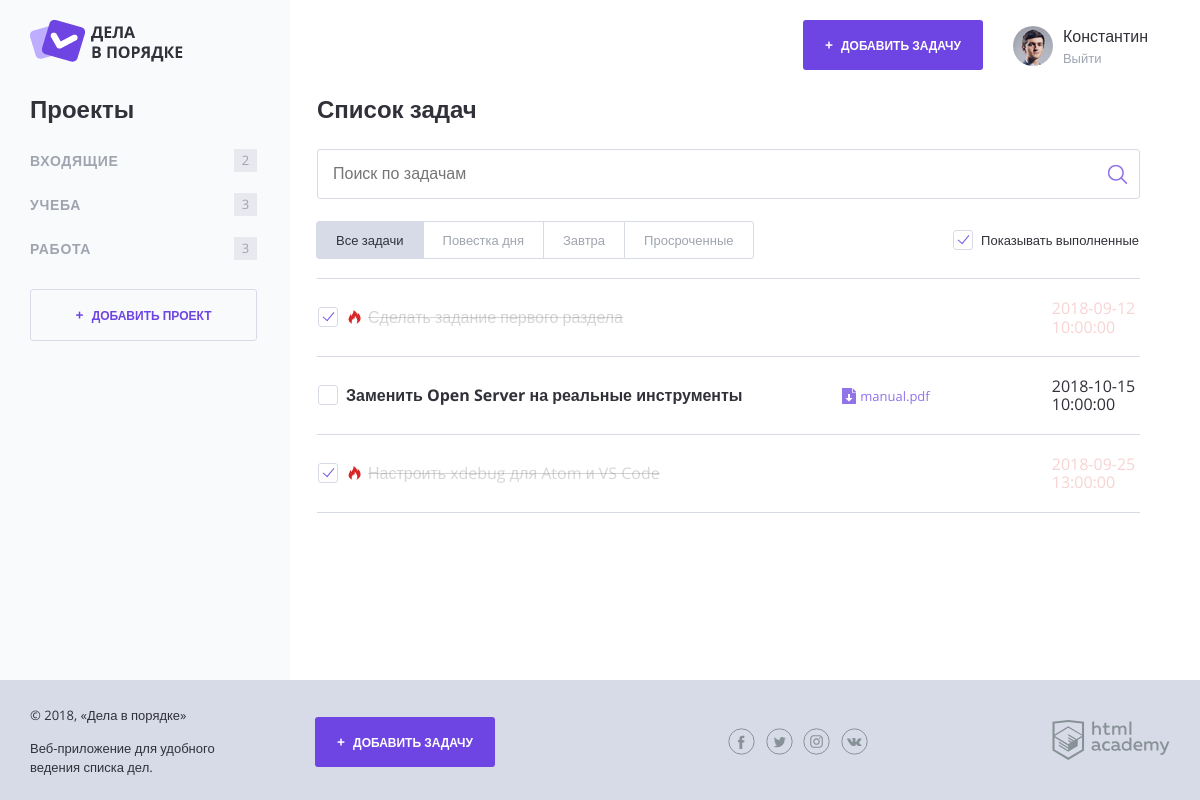
/index.php?category_id=2, run on the app's committed database.
### tables this page shows
CREATE TABLE categories (
  id          INT         AUTO_INCREMENT,
  name        CHAR(255)   NOT NULL,
  creator_id  INT         NOT NULL,

  PRIMARY KEY (id),
  INDEX (creator_id)
);

CREATE TABLE tasks (
  id                   INT          AUTO_INCREMENT,
  name                 CHAR(255)    NOT NULL,
  category_id          INT          NOT NULL,
  creation             DATETIME     NOT NULL DEFAULT CURRENT_TIMESTAMP,
  deadline             DATETIME     DEFAULT NULL,
  attachment_name      CHAR(255)    DEFAULT NULL,
  attachment_filename  CHAR(255)    DEFAULT NULL,
  is_complete          TINYINT(1)   NOT NULL DEFAULT 0,  

  PRIMARY KEY (id),
  INDEX (category_id),
  INDEX (deadline)
);

### utils.php (called while the page is built, shortened)
<?php
  function fillView($viewFilename, $data = []) {
    $viewPath = VIEWS_DIRECTORY_PATH.$viewFilename;
    $view = '';
    if (is_readable($viewPath)) {
      extract($data);
      require_once($viewPath);
      $view = ob_get_clean();
    }
    return $view;
  }
  function shouldHighlightTask($deadline) {
    $deadlineTime = strtotime($deadline);
    $currentTime = time();
    $timeReserveInHours = floor(($deadlineTime - $currentTime) / SECONDS_IN_HOUR);
    return $timeReserveInHours <= TWENTY_FOUR_HOURS;
  }

### database-connection-helper.php (called while the page is built, shortened)
<?php
  function getDatabaseData($databaseConnection, $requestString) {
    $receivedData = $databaseConnection->query($requestString);
    $adaptedData = $receivedData->fetch_all(MYSQLI_ASSOC);
    $adaptedData = convertArrayStringsToNumbers($adaptedData);
    return $adaptedData;
  }
  function convertArrayStringsToNumbers($data) {
    return array_map(function($item) {
      if (is_array($item)) {
        return convertArrayStringsToNumbers($item);
      }
      if (is_numeric($item)) {
        return is_integer($item + 0) ? (integer) $item : (float) $item;
      }
      return $item;
    }, $data);
  }

### templates/content-index.php (the view, shortened to what this page needs)
<main class="content__main">
  <h2 class="content__main-heading">Список задач</h2>
  <form class="search-form" action="index.php" method="post">
    <input class="search-form__input" type="text" name="" placeholder="Поиск по задачам" value="">
    <input class="search-form__submit" type="submit" name="" value="Искать">
  </form>
  <div class="tasks-controls">
    <nav class="tasks-switch">
      <a class="tasks-switch__item tasks-switch__item--active" href="/">Все задачи</a>
      <a class="tasks-switch__item" href="/">Повестка дня</a>
      <a class="tasks-switch__item" href="/">Завтра</a>
      <a class="tasks-switch__item" href="/">Просроченные</a>
    </nav>
    <label class="checkbox">
      <span class="checkbox__text">Показывать выполненные</span>
    </label>
  </div>
  <table class="tasks">
    <?php
      foreach ($tasks as $taskData):
        if (($selectedCategoryID === null || $taskData['category_id'] === $selectedCategoryID) &&
            (!$taskData['is_complete'] || $shouldShowCompletedTasks)):
    ?>
          <tr class="tasks__item task
                    <?= shouldHighlightTask($taskData['deadline']) ? 'task--important' : ''; ?>
                    <?= $taskData['is_complete'] ? 'task--completed' : ''; ?>">
            <td class="task__select">
              <label class="checkbox task__checkbox">
                <span class="checkbox__text"><?= strip_tags($taskData['name']); ?></span>
              </label>
            </td>
            <td class="task__file">
              <?php if (isset($taskData['attachment_name'])): ?>
                <a class="download-link" href="attachments/<?= $taskData['attachment_filename']; ?>">
                  <?= $taskData['attachment_name']; ?>
                </a>
              <?php endif; ?>
            </td>
            <td class="task__date"><?= $taskData['deadline']; ?></td>
          </tr>
    <?php
        endif;
      endforeach;
    ?>
  </table>
</main>

### templates/sidebar-categories.php
<section class="content__side">
  <h2 class="content__side-heading">Проекты</h2>
  <nav class="main-navigation">
    <ul class="main-navigation__list">
      <?php foreach ($categories as $categoryData): ?>
        <li class="main-navigation__list-item">
          <a class="main-navigation__list-item-link" href="index.php?category_id=<?= $categoryData['id']; ?>">
            <?= strip_tags($categoryData['name']); ?>
          </a>
          <span class="main-navigation__list-item-count">
            <?= $categoryData['tasks_included']; ?>
          </span>
        </li>
      <?php endforeach; ?>
    </ul>
  </nav>
  <a class="button button--transparent button--plus content__side-button"
      href="pages/form-project.html" target="project_add">
    Добавить проект
  </a>
</section>

### data on the page
categories: name "ВХОДЯЩИЕ", tasks_included "2"
categories: name "УЧЕБА", tasks_included "3"
categories: name "РАБОТА", tasks_included "3"
tasks: name "Сделать задание первого раздела", deadline "2018-09-12 10:00:00"
tasks: name "Заменить Open Server на реальные инструменты", attachment_name "manual.pdf", deadline "2018-10-15 10:00:00"
tasks: name "Настроить xdebug для Atom и VS Code", deadline "2018-09-25 13:00:00"

### other printed values
strip_tags('Константин') "Константин"
